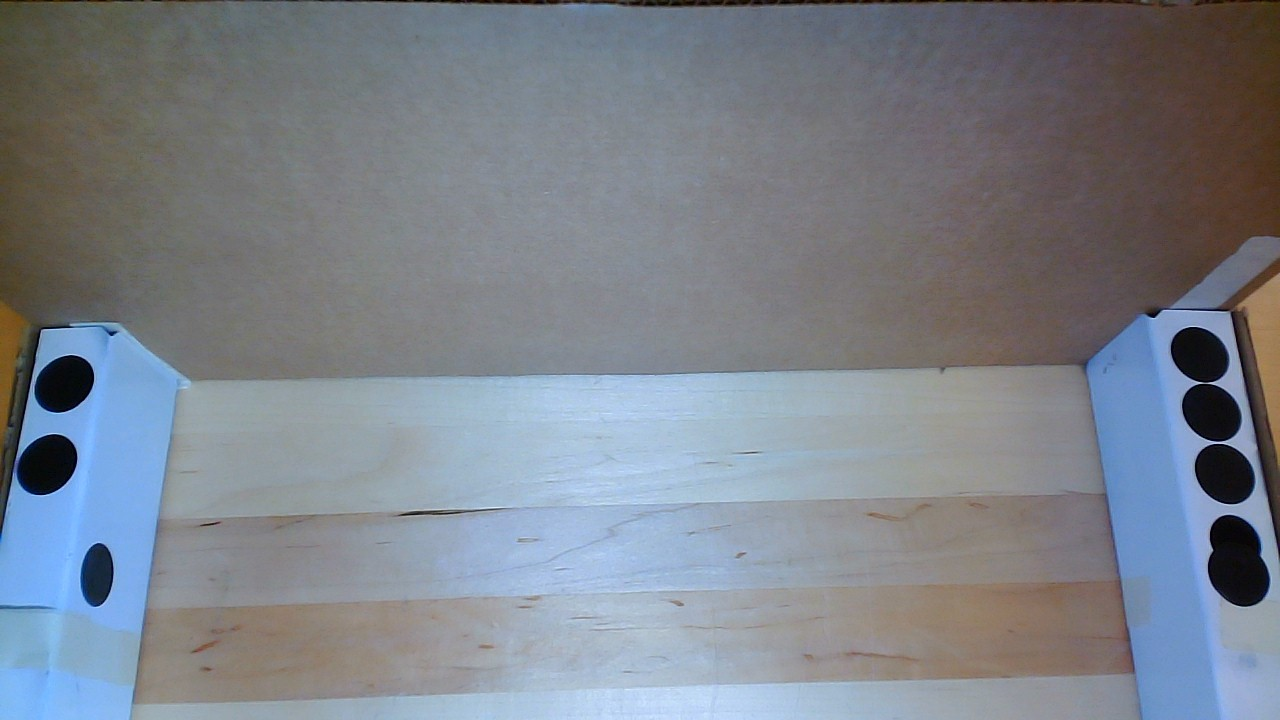
#> input picture images/White_3.jpg, 1280 x 720 px
$ python main.py
#> lines starting #> are read from the running program, lines starting #| are printed output that depends on the picture; after the words box and inside, x2 and y2 are one past the last pixel; in counts of white or black regions, pixels touching at a corner belong together
import cv2
import numpy as np
import matplotlib.pyplot as plt
import math
import sys

beforeImg = cv2.imread('images/White_3.jpg',cv2.IMREAD_GRAYSCALE)
#> beforeImg: shape (720, 1280); min 0, max 238, mean 128.8
testImg =  cv2.imread('images/White_4.jpg',cv2.IMREAD_GRAYSCALE)
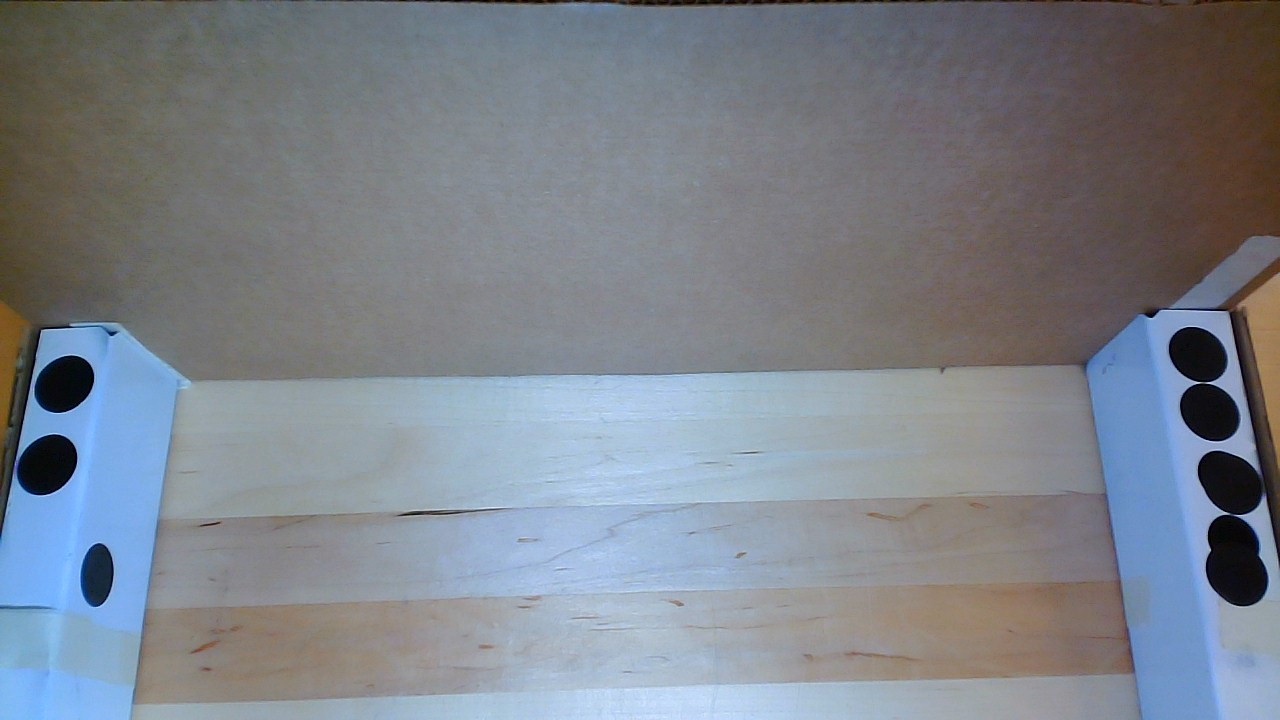
#> input picture images/White_4.jpg, 1280 x 720 px
#> testImg: shape (720, 1280); min 0, max 237, mean 129.2

beforeImg2 = cv2.imread('images/White_3.jpg')
#> beforeImg2 is the input picture: shape (720, 1280, 3); mean B, G, R 138.4, 129.5, 123.6


#threshhold before and after images
# ret, thresh1 = cv2.threshold(beforeImg, 120, 255, cv2.THRESH_BINARY)
# ret, thresh2 = cv2.threshold(testImg, 120, 255, cv2.THRESH_BINARY)
#diff=cv2.absdiff(thresh1, thresh2)

#subtract theshold images

#use subtracted images to determine number of holes, stickered holes

#present results
thresh1 = cv2.adaptiveThreshold(beforeImg, 255, cv2.ADAPTIVE_THRESH_GAUSSIAN_C,
                                          cv2.THRESH_BINARY, 199, 5)
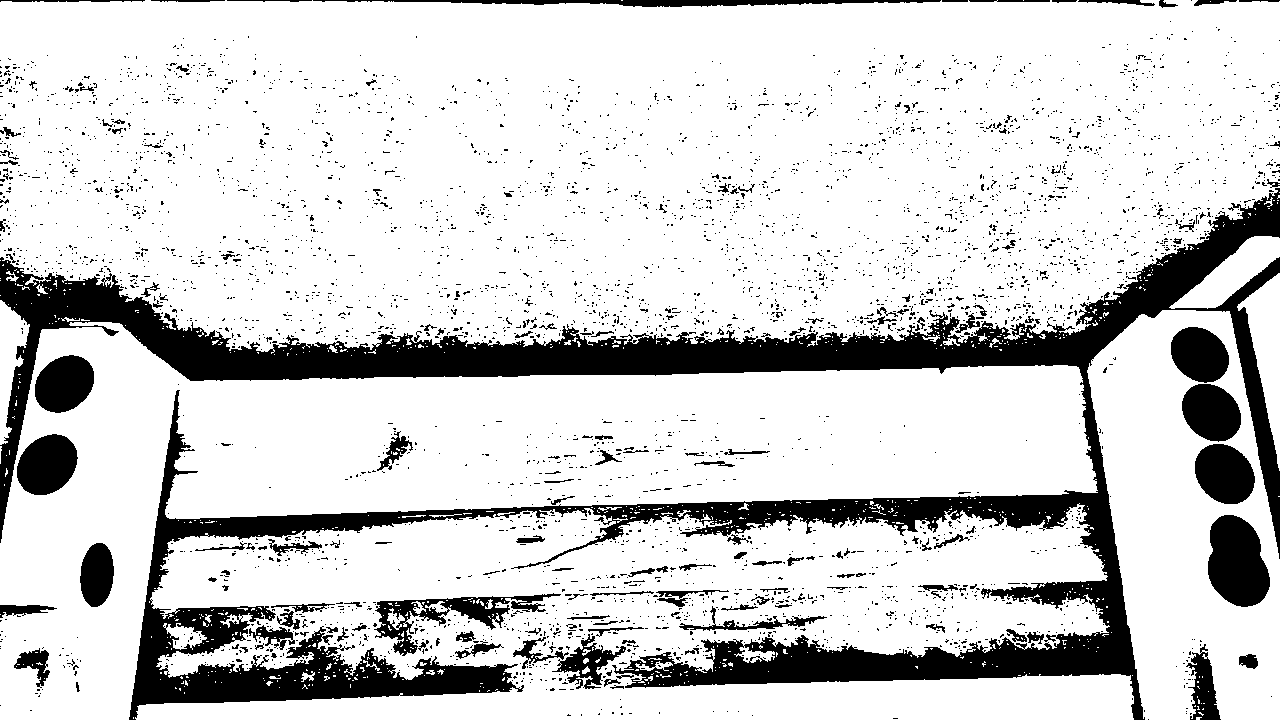
#> thresh1: shape (720, 1280); 82.1% white; 4131 black regions (3966 under 20 px), largest, box (x1, y1, x2, y2) and area: (0, 188, 1280, 720) 113832, (1208, 515, 1270, 607) 4317, (374, 593, 561, 656) 3109
thresh2 = cv2.adaptiveThreshold(testImg, 255, cv2.ADAPTIVE_THRESH_GAUSSIAN_C,
                                          cv2.THRESH_BINARY, 199, 5)
#> thresh2: shape (720, 1280); 82.1% white; 4059 black regions (3899 under 20 px), largest, box (x1, y1, x2, y2) and area: (0, 190, 1280, 720) 117692, (1206, 515, 1268, 606) 4323, (367, 593, 563, 656) 3191
thresh11 = cv2.adaptiveThreshold(beforeImg, 255, cv2.ADAPTIVE_THRESH_GAUSSIAN_C,
                                          cv2.THRESH_BINARY, 259, 5)
#> thresh11: shape (720, 1280); 78.8% white; 3459 black regions (3310 under 20 px), largest, box (x1, y1, x2, y2) and area: (0, 170, 1280, 720) 150505, (1208, 515, 1270, 607) 4330, (17, 434, 78, 495) 2816
thresh22 = cv2.adaptiveThreshold(testImg, 255, cv2.ADAPTIVE_THRESH_GAUSSIAN_C,
                                          cv2.THRESH_BINARY, 259, 5)
#> thresh22: shape (720, 1280); 78.9% white; 3424 black regions (3296 under 20 px), largest, box (x1, y1, x2, y2) and area: (0, 159, 1280, 720) 161794, (17, 434, 77, 495) 2804, (1180, 383, 1240, 441) 2645

# blur
blur = cv2.GaussianBlur(beforeImg, (0,0), sigmaX=33, sigmaY=33)
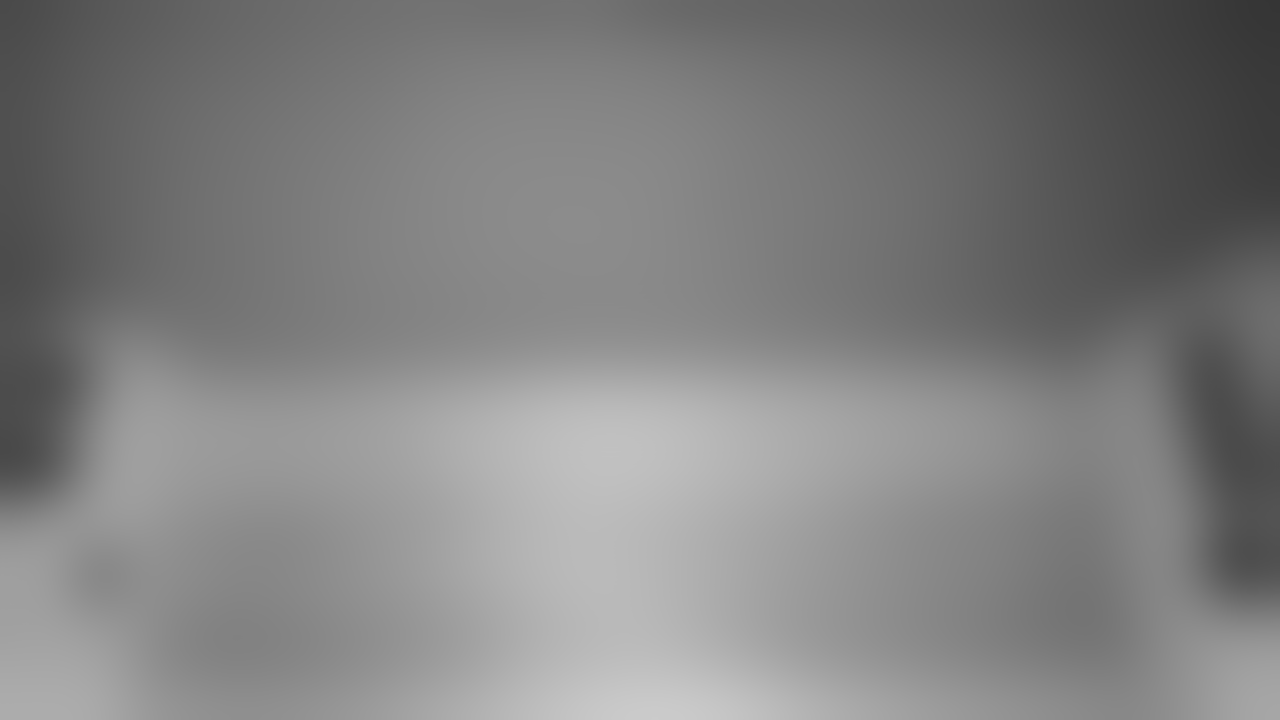
#> blur: shape (720, 1280); min 53, max 203, mean 128.8
blur2 = cv2.GaussianBlur(testImg, (0,0), sigmaX=33, sigmaY=33)

# divide
divide = cv2.divide(beforeImg, blur, scale=255)
divide2 = cv2.divide(testImg, blur2, scale=255)


thresh199=cv2.absdiff(divide, divide2)
thresh259=cv2.absdiff(thresh22, thresh11)
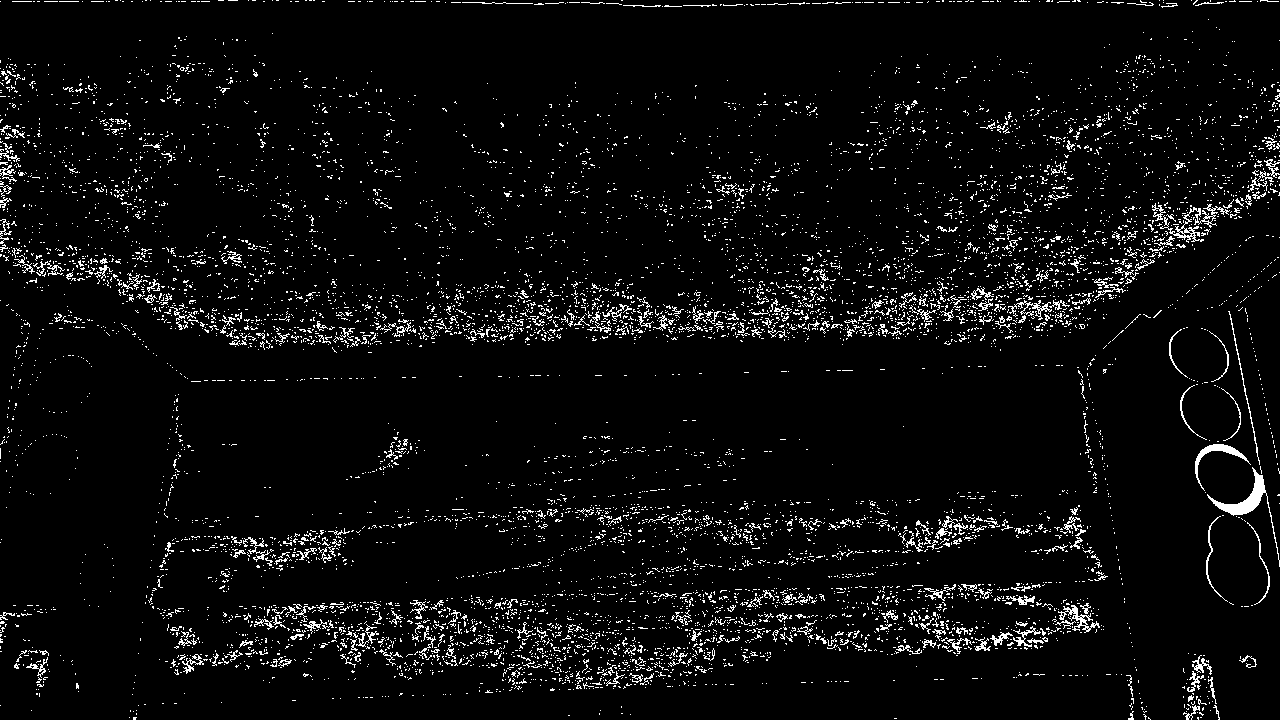
#> thresh259: shape (720, 1280); 4.7% white in thin lines or dots


# [14 lines of commented-out code are left out]

# [16 lines left out: function houghCircleDetector, not called in this run]


    #function for inverting color

    #def inverte(imagem, name):
    #    imagem = (255-imagem)
    #    cv2.imwrite(name, imagem)

    #builtin function of open cv for inverting

    #thresh199 = cv2.bitwise_not(thresh199)

#count circles
def count_circles(image_filename):
    # Load the image
    img = image_filename

    # Blur the image to reduce noise
    #blur = cv2.medianBlur(img, 5)

    # Detect circles using HoughCircles function

    circles = cv2.HoughCircles(image_filename, cv2.HOUGH_GRADIENT, 1, 20, param1=50, param2=30, minRadius=211, maxRadius=300)
#> circles = [[999.5, 454.5, 270.8]]

    img = cv2.medianBlur(beforeImg2,5)

#> (the run stopped early here; a loop or call above may not have finished)
